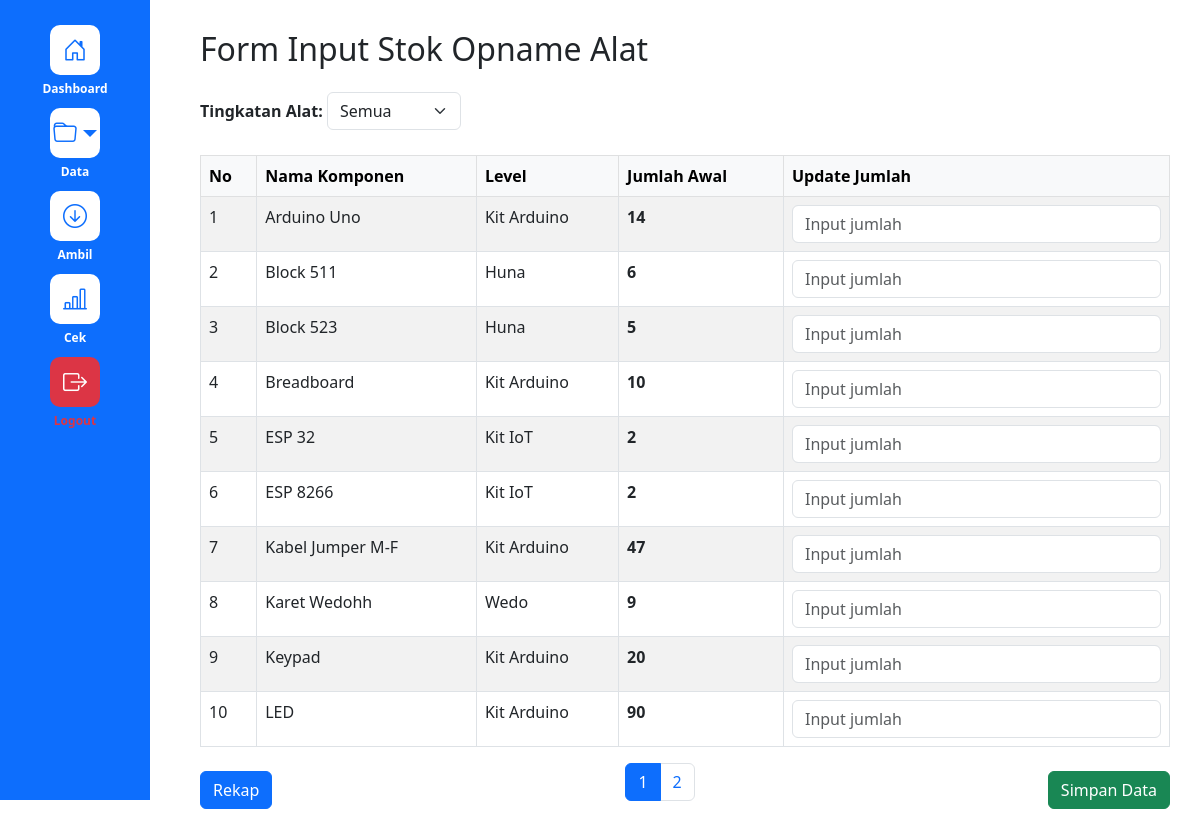
Page /stok_opname.php (signed in) on the committed database.
### tables this page shows
CREATE TABLE `alat` (
  `id` int(11) NOT NULL,
  `nama_alat` text NOT NULL,
  `tingkatan_alat` text NOT NULL,
  `jumlah_alat` int(11) NOT NULL,
  `tanggal_input` date NOT NULL DEFAULT current_timestamp()
);

### stok_opname.php (the view, shortened to what this page needs)
<?php
require_once 'config.php';
$user = $_SESSION['user'];
$isAdmin = ($user['username'] === 'admin');
$stmt = $pdo->query("SELECT DISTINCT tingkatan_alat FROM alat ORDER BY tingkatan_alat ASC");
$tingkatanList = $stmt->fetchAll(PDO::FETCH_COLUMN);
array_unshift($tingkatanList, 'Semua');
$selectedTingkatan = $_GET['tingkatan_alat'] ?? $tingkatanList[0];
$page = $_GET['page'] ?? 1;
$limit = 10;
$offset = ($page - 1) * $limit;
if ($selectedTingkatan === 'Semua') {
    $stmt = $pdo->prepare("SELECT * FROM alat ORDER BY nama_alat ASC LIMIT ? OFFSET ?");
    $stmt->execute([$limit, $offset]);
} else {
    $stmt = $pdo->prepare("SELECT * FROM alat WHERE tingkatan_alat = ? ORDER BY nama_alat ASC LIMIT ? OFFSET ?");
    $stmt->execute([$selectedTingkatan, $limit, $offset]);
}
$alatList = $stmt->fetchAll(PDO::FETCH_ASSOC);
$totalStmt = $pdo->prepare("SELECT COUNT(*) FROM alat" . ($selectedTingkatan !== 'Semua' ? " WHERE tingkatan_alat = ?" : ""));
$totalStmt->execute($selectedTingkatan !== 'Semua' ? [$selectedTingkatan] : []);
$totalAlat = $totalStmt->fetchColumn();
$totalPages = ceil($totalAlat / $limit);
?>
<!DOCTYPE html>
<html lang="id">
<head>
    <link href="https://cdn.jsdelivr.net/npm/bootstrap@5.3.0/dist/css/bootstrap.min.css" rel="stylesheet" />
    <link href="https://cdn.jsdelivr.net/npm/bootstrap-icons@1.10.5/font/bootstrap-icons.css" rel="stylesheet">
</head>
<body>
    <div class="layout">
        <div class="sidebar">
            <a href="index.php" class="menu-item">
                <div class="icon-box"><i class="bi bi-house-door"></i></div>
                <div class="menu-text">Dashboard</div>
            </a>
            <div class="menu-item dropdown position-relative">
                <div class="icon-box dropdown-toggle" data-bs-toggle="dropdown" aria-expanded="false" style="cursor: pointer;">
                    <i class="bi bi-folder"></i>
                </div>
                <div class="menu-text">Data</div>
            </div>
            <a href="kebutuhan_alat.php" class="menu-item">
                <div class="icon-box"><i class="bi bi-arrow-down-circle"></i></div>
                <div class="menu-text">Ambil</div>
            </a>
            <?php if ($isAdmin): ?>
            <a href="stok_opname.php" class="menu-item">
                <div class="icon-box"><i class="bi bi-bar-chart-line"></i></div>
                <div class="menu-text">Cek</div>
            </a>
            <?php endif; ?>
            <a href="logout.php" class="menu-item">
                <div class="icon-box bg-danger text-white"><i class="bi bi-box-arrow-right"></i></div>
                <div class="menu-text text-danger fw-bold">Logout</div>
            </a>
        </div>
        <div class="main-content">
            <h2 class="mb-4">Form Input Stok Opname Alat</h2>
            <form id="tingkatanForm" method="get" class="mb-4">
                <label for="tingkatanFilter" class="form-label"><strong>Tingkatan Alat:</strong></label>
                <select name="tingkatan_alat" id="tingkatanFilter" class="form-select w-auto d-inline" onchange="changeTingkatan(this)">
                    <?php foreach ($tingkatanList as $tingkatan): ?>
                        <option value="<?= htmlspecialchars($tingkatan) ?>" <?= $tingkatan === $selectedTingkatan ? 'selected' : '' ?>>
                            <?= htmlspecialchars(ucfirst($tingkatan)) ?>
                        </option>
                    <?php endforeach; ?>
                </select>
            </form>
            <form id="formOpname">
                <table class="table table-bordered table-striped">
                    <thead class="table-light">
                        <tr>
                            <th>No</th>
                            <th>Nama Komponen</th>
                            <th>Level</th>
                            <th>Jumlah Awal</th>
                            <th>Update Jumlah</th>
                        </tr>
                    </thead>
                    <tbody>
                        <?php foreach ($alatList as $i => $alat): ?>
                            <tr>
                                <td><?= $i + 1 + $offset ?></td>
                                <td><?= htmlspecialchars($alat['nama_alat']) ?></td>
                                <td><?= htmlspecialchars($alat['tingkatan_alat']) ?></td>
                                <td><strong><?= $alat['jumlah_alat'] ?></strong></td>
                                <td>
                                    <input type="text" class="form-control opname-input"
                                           name="jumlah_alat_opname"
                                           data-id="<?= $alat['id'] ?>"
                                           data-tingkatan="<?= $alat['tingkatan_alat'] ?>"
                                           placeholder="Input jumlah">
                                </td>
                            </tr>
                        <?php endforeach; ?>
                    </tbody>
                </table>
                <div class="d-flex justify-content-between align-items-center">
                    <a href="rekap_pengecekan.php" class="btn btn-primary">Rekap</a>
                    <nav aria-label="Page navigation" class="mx-3">
                        <ul class="pagination">
                            <?php for ($i = 1; $i <= $totalPages; $i++): ?>
                                <li class="page-item <?= $i === (int)$page ? 'active' : '' ?>">
                                    <a class="page-link" href="?tingkatan_alat=<?= urlencode($selectedTingkatan) ?>&page=<?= $i ?>"><?= $i ?></a>
                                </li>
                            <?php endfor; ?>
                        </ul>
                    </nav>
                    <button type="button" onclick="submitOpname()" class="btn btn-success">Simpan Data</button>
                </div>
            </form>
        </div>
    </div>
</body>
</html>

### stok_opname.php (style rules this page uses)
.sidebar { width: 150px; background-color: #0d6efd; color: white; padding: 20px 0; flex-shrink: 0; display: flex; flex-direction: column; align-items: center; position: fixed; top: 0; left: 0; height: 100vh; overflow: hidden; transition: transform 0.3s ease; }
.menu-item { text-align: center; margin: 5px 0; color: white; text-decoration: none; }
.icon-box { width: 50px; height: 50px; background-color: white; color: #0d6efd; border-radius: 10px; display: flex; align-items: center; justify-content: center; font-size: 1.5rem; margin: 0 auto 5px; transition: all 0.3s ease; }
.menu-text { font-size: 0.75rem; font-weight: 600; color: white; }
.main-content { margin-left: 170px; padding: 30px; }

### rows in the picture
alat: offset "1", nama_alat "Arduino Uno", tingkatan_alat "Kit Arduino", jumlah_alat "14"
alat: offset "2", nama_alat "Block 511", tingkatan_alat "Huna", jumlah_alat "6"
alat: offset "3", nama_alat "Block 523", tingkatan_alat "Huna", jumlah_alat "5"
alat: offset "4", nama_alat "Breadboard", tingkatan_alat "Kit Arduino", jumlah_alat "10"
alat: offset "5", nama_alat "ESP 32", tingkatan_alat "Kit IoT", jumlah_alat "2"
alat: offset "6", nama_alat "ESP 8266", tingkatan_alat "Kit IoT", jumlah_alat "2"
alat: offset "7", nama_alat "Kabel Jumper M-F", tingkatan_alat "Kit Arduino", jumlah_alat "47"
alat: offset "8", nama_alat "Karet Wedohh", tingkatan_alat "Wedo", jumlah_alat "9"
alat: offset "9", nama_alat "Keypad", tingkatan_alat "Kit Arduino", jumlah_alat "20"
alat: offset "10", nama_alat "LED", tingkatan_alat "Kit Arduino", jumlah_alat "90"

### other values in the picture
form field tingkatan_alat "Semua"
